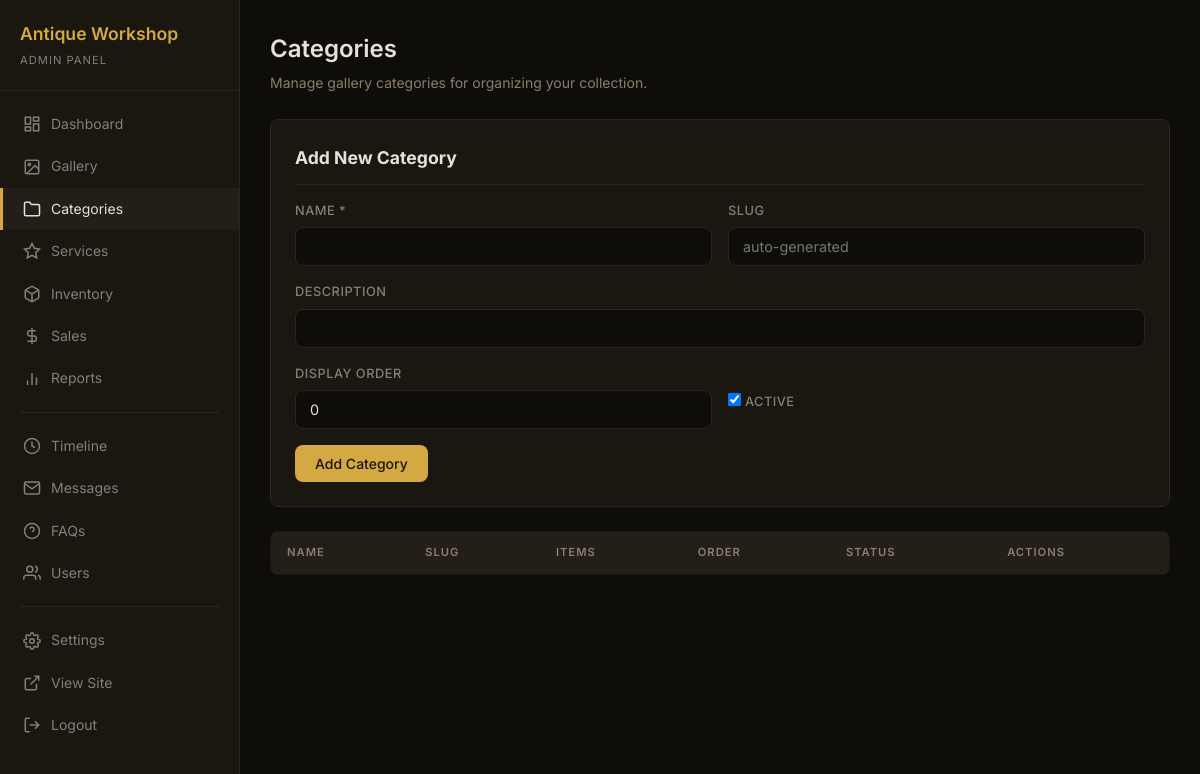
Before: /admin/categories.php (signed in) with the older database file.
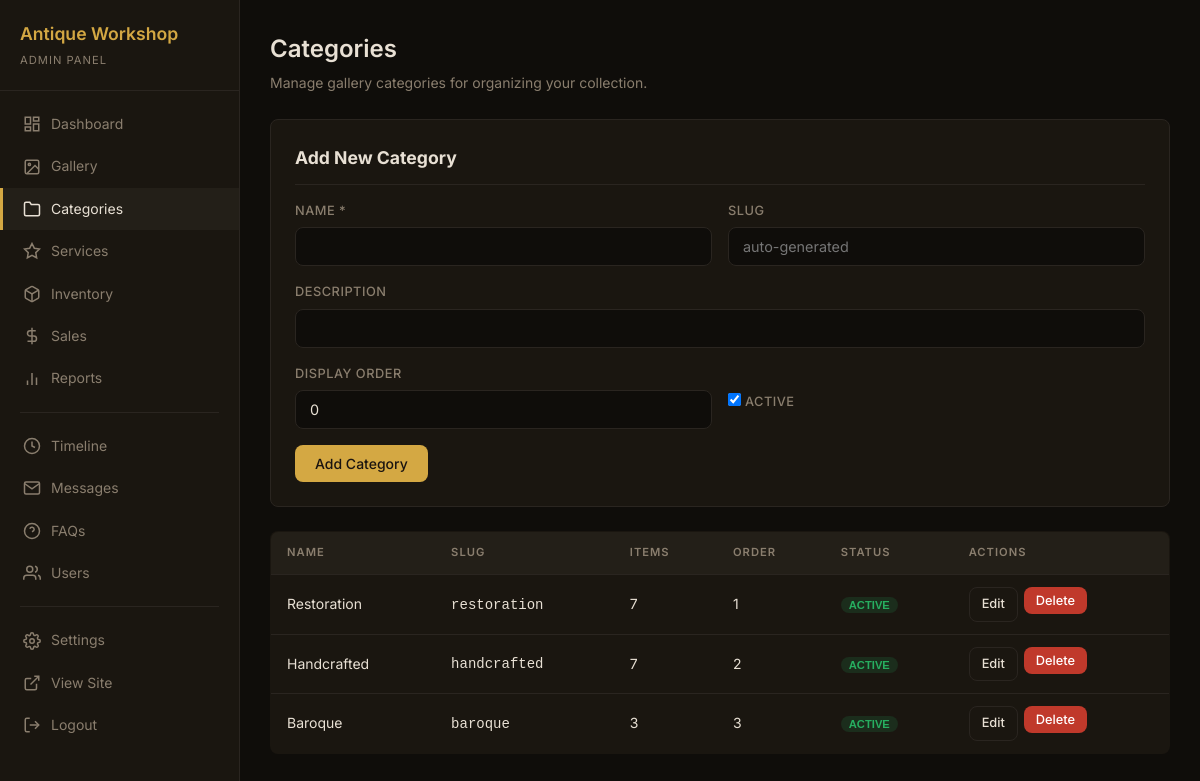
After: the same page with the newer database file.
### tables this page shows
CREATE TABLE IF NOT EXISTS `categories` (
    `id` INT AUTO_INCREMENT PRIMARY KEY,
    `name` VARCHAR(100) NOT NULL,
    `slug` VARCHAR(100) NOT NULL UNIQUE,
    `description` VARCHAR(255) DEFAULT '',
    `display_order` INT NOT NULL DEFAULT 0,
    `is_active` TINYINT(1) NOT NULL DEFAULT 1,
    `created_at` DATETIME DEFAULT CURRENT_TIMESTAMP
);

### admin/categories.php (the view, shortened to what this page needs)
<?php
$current_admin_page = 'categories';
$db = getDB();
$edit_item = null;
$categories = $db->query("SELECT c.*, (SELECT COUNT(*) FROM gallery_items g WHERE g.category = c.slug) as item_count FROM categories c ORDER BY display_order ASC")->fetchAll();
?>
<!DOCTYPE html>
<html lang="en">
<head>
    <link rel="stylesheet" href="style.css">
</head>
<body>
    <div class="admin-layout">
        <?php require_once 'includes/sidebar.php'; ?>
        <main class="admin-main">
            <div class="page-header">
                <h1>Categories</h1>
                <p>Manage gallery categories for organizing your collection.</p>
            </div>
            <div class="form-card">
                <h2><?php echo $edit_item ? 'Edit Category' : 'Add New Category'; ?></h2>
                <form method="POST" action="categories.php">
                    <div class="form-row">
                        <div class="form-group">
                            <label for="name">Name *</label>
                            <input type="text" class="form-control" id="name" name="name" value="<?php echo htmlspecialchars($edit_item['name'] ?? ''); ?>" required>
                        </div>
                        <div class="form-group">
                            <label for="slug">Slug</label>
                            <input type="text" class="form-control" id="slug" name="slug" value="<?php echo htmlspecialchars($edit_item['slug'] ?? ''); ?>" placeholder="auto-generated">
                        </div>
                    </div>
                    <div class="form-group">
                        <label for="description">Description</label>
                        <input type="text" class="form-control" id="description" name="description" value="<?php echo htmlspecialchars($edit_item['description'] ?? ''); ?>">
                    </div>
                    <div class="form-row">
                        <div class="form-group">
                            <label for="display_order">Display Order</label>
                            <input type="number" class="form-control" id="display_order" name="display_order" value="<?php echo $edit_item['display_order'] ?? 0; ?>">
                        </div>
                        <div class="form-group" style="padding-top: 28px;">
                            <label><input type="checkbox" name="is_active" <?php if ($edit_item['is_active'] ?? true) echo 'checked'; ?>> Active</label>
                        </div>
                    </div>
                    <div style="display: flex; gap: 8px;">
                        <button type="submit" class="btn btn-primary"><?php echo $edit_item ? 'Update' : 'Add Category'; ?></button>
                    </div>
                </form>
            </div>
            <table class="data-table">
                <thead>
                    <tr>
                        <th>Name</th>
                        <th>Slug</th>
                        <th>Items</th>
                        <th>Order</th>
                        <th>Status</th>
                        <th>Actions</th>
                    </tr>
                </thead>
                <tbody>
                    <?php foreach ($categories as $cat): ?>
                    <tr>
                        <td><?php echo htmlspecialchars($cat['name']); ?></td>
                        <td><code><?php echo htmlspecialchars($cat['slug']); ?></code></td>
                        <td><?php echo $cat['item_count']; ?></td>
                        <td><?php echo $cat['display_order']; ?></td>
                        <td>
                            <form method="POST" action="categories.php" style="display:inline;">
                                <button type="submit" class="badge <?php echo $cat['is_active'] ? 'badge-featured' : 'badge-read'; ?>" style="cursor:pointer;border:none;">
                                    <?php echo $cat['is_active'] ? 'Active' : 'Inactive'; ?>
                                </button>
                            </form>
                        </td>
                        <td>
                            <div class="actions">
                                <a href="categories.php?edit=<?php echo $cat['id']; ?>" class="btn btn-outline btn-sm">Edit</a>
                                <form method="POST" action="categories.php" style="display:inline;" onsubmit="return confirm('Delete this category?')">
                                    <button type="submit" class="btn btn-danger btn-sm">Delete</button>
                                </form>
                            </div>
                        </td>
                    </tr>
                    <?php endforeach; ?>
                </tbody>
            </table>
        </main>
    </div>
</body>
</html>

### admin/includes/sidebar.php (shortened to what this page needs)
<?php
$current_admin_page = $current_admin_page ?? 'dashboard';
?>
    <aside class="admin-sidebar">
        <div class="logo">
            <a href="dashboard.php">Antique Workshop</a>
            <small>Admin Panel</small>
        </div>
        <nav class="sidebar-nav">
            <a href="dashboard.php"<?php if ($current_admin_page === 'dashboard') echo ' class="active"'; ?>>
                <svg viewBox="0 0 24 24"><rect x="3" y="3" width="7" height="9"/><rect x="14" y="3" width="7" height="5"/><rect x="14" y="12" width="7" height="9"/><rect x="3" y="16" width="7" height="5"/></svg>
                <span>Dashboard</span>
            </a>
            <a href="gallery.php"<?php if ($current_admin_page === 'gallery') echo ' class="active"'; ?>>
                <svg viewBox="0 0 24 24"><rect x="3" y="3" width="18" height="18" rx="2"/><circle cx="8.5" cy="8.5" r="1.5"/><polyline points="21 15 16 10 5 21"/></svg>
                <span>Gallery</span>
            </a>
            <a href="categories.php"<?php if ($current_admin_page === 'categories') echo ' class="active"'; ?>>
                <svg viewBox="0 0 24 24"><path d="M22 19a2 2 0 01-2 2H4a2 2 0 01-2-2V5a2 2 0 012-2h5l2 3h9a2 2 0 012 2z"/></svg>
                <span>Categories</span>
            </a>
            <a href="services.php"<?php if ($current_admin_page === 'services') echo ' class="active"'; ?>>
                <svg viewBox="0 0 24 24"><polygon points="12 2 15.09 8.26 22 9.27 17 14.14 18.18 21.02 12 17.77 5.82 21.02 7 14.14 2 9.27 8.91 8.26 12 2"/></svg>
                <span>Services</span>
            </a>
            <a href="inventory.php"<?php if ($current_admin_page === 'inventory') echo ' class="active"'; ?>>
                <svg viewBox="0 0 24 24"><path d="M21 16V8a2 2 0 00-1-1.73l-7-4a2 2 0 00-2 0l-7 4A2 2 0 003 8v8a2 2 0 001 1.73l7 4a2 2 0 002 0l7-4A2 2 0 0021 16z"/><polyline points="3.27 6.96 12 12.01 20.73 6.96"/><line x1="12" y1="22.08" x2="12" y2="12"/></svg>
                <span>Inventory</span>
            </a>
            <a href="transactions.php"<?php if ($current_admin_page === 'transactions') echo ' class="active"'; ?>>
                <svg viewBox="0 0 24 24"><line x1="12" y1="1" x2="12" y2="23"/><path d="M17 5H9.5a3.5 3.5 0 000 7h5a3.5 3.5 0 010 7H6"/></svg>
                <span>Sales</span>
            </a>
            <a href="reports.php"<?php if ($current_admin_page === 'reports') echo ' class="active"'; ?>>
                <svg viewBox="0 0 24 24"><line x1="18" y1="20" x2="18" y2="10"/><line x1="12" y1="20" x2="12" y2="4"/><line x1="6" y1="20" x2="6" y2="14"/></svg>
                <span>Reports</span>
            </a>
            <div class="divider"></div>
            <a href="timeline.php"<?php if ($current_admin_page === 'timeline') echo ' class="active"'; ?>>
                <svg viewBox="0 0 24 24"><circle cx="12" cy="12" r="10"/><polyline points="12 6 12 12 16 14"/></svg>
                <span>Timeline</span>
            </a>
            <a href="messages.php"<?php if ($current_admin_page === 'messages') echo ' class="active"'; ?>>
                <svg viewBox="0 0 24 24"><path d="M4 4h16c1.1 0 2 .9 2 2v12c0 1.1-.9 2-2 2H4c-1.1 0-2-.9-2-2V6c0-1.1.9-2 2-2z"/><polyline points="22,6 12,13 2,6"/></svg>
                <span>Messages</span>
            </a>
            <a href="faqs.php"<?php if ($current_admin_page === 'faqs') echo ' class="active"'; ?>>
                <svg viewBox="0 0 24 24"><circle cx="12" cy="12" r="10"/><path d="M9.09 9a3 3 0 015.83 1c0 2-3 3-3 3"/><line x1="12" y1="17" x2="12.01" y2="17"/></svg>
                <span>FAQs</span>
            </a>
            <a href="users.php"<?php if ($current_admin_page === 'users') echo ' class="active"'; ?>>
                <svg viewBox="0 0 24 24"><path d="M17 21v-2a4 4 0 00-4-4H5a4 4 0 00-4 4v2"/><circle cx="9" cy="7" r="4"/><path d="M23 21v-2a4 4 0 00-3-3.87"/><path d="M16 3.13a4 4 0 010 7.75"/></svg>
                <span>Users</span>
            </a>
            <div class="divider"></div>
            <a href="settings.php"<?php if ($current_admin_page === 'settings') echo ' class="active"'; ?>>
                <span>Settings</span>
            </a>
            <a href="../index.php">
                <svg viewBox="0 0 24 24"><path d="M18 13v6a2 2 0 01-2 2H5a2 2 0 01-2-2V8a2 2 0 012-2h6"/><polyline points="15 3 21 3 21 9"/><line x1="10" y1="14" x2="21" y2="3"/></svg>
                <span>View Site</span>
            </a>
            <a href="logout.php">
                <svg viewBox="0 0 24 24"><path d="M9 21H5a2 2 0 01-2-2V5a2 2 0 012-2h4"/><polyline points="16 17 21 12 16 7"/><line x1="21" y1="12" x2="9" y2="12"/></svg>
                <span>Logout</span>
            </a>
        </nav>
    </aside>

### admin/style.css (style rules this page uses)
:root { --admin-bg: #0f0d0a; --admin-surface: #1a1610; --admin-surface-hover: #231f18; --admin-border: #2a2520; --admin-text: #e8e0d4; --admin-text-muted: #8a7e6e; --admin-accent: #d4a843; --admin-accent-hover: #e0b84f; --admin-danger: #c0392b; --admin-danger-hover: #e74c3c; --admin-success: #27ae60; --admin-radius: 8px; }
* { margin: 0; padding: 0; box-sizing: border-box; }
body { font-family: 'Inter', -apple-system, BlinkMacSystemFont, sans-serif; background: var(--admin-bg); color: var(--admin-text); line-height: 1.6; min-height: 100vh; }
a { color: var(--admin-accent); text-decoration: none; }
.admin-layout { display: flex; min-height: 100vh; }
.admin-sidebar { width: 240px; background: var(--admin-surface); border-right: 1px solid var(--admin-border); padding: 20px 0; position: fixed; height: 100vh; overflow-y: auto; }
.admin-sidebar .logo { padding: 0 20px 20px; border-bottom: 1px solid var(--admin-border); margin-bottom: 12px; }
.admin-sidebar .logo a { font-size: 1.1rem; font-weight: 600; color: var(--admin-accent); }
.admin-sidebar .logo small { display: block; font-size: 0.7rem; color: var(--admin-text-muted); text-transform: uppercase; letter-spacing: 1px; margin-top: 4px; }
.sidebar-nav a { display: flex; align-items: center; gap: 10px; padding: 10px 20px; color: var(--admin-text-muted); font-size: 0.875rem; transition: all 0.2s; border-left: 3px solid transparent; }
.sidebar-nav a:hover, .sidebar-nav a.active { color: var(--admin-text); background: var(--admin-surface-hover); border-left-color: var(--admin-accent); }
.sidebar-nav a svg { width: 18px; height: 18px; stroke: currentColor; fill: none; stroke-width: 2; flex-shrink: 0; }
.sidebar-nav .divider { height: 1px; background: var(--admin-border); margin: 12px 20px; }
.admin-main { flex: 1; margin-left: 240px; padding: 30px; }
.page-header { margin-bottom: 24px; }
.page-header h1 { font-size: 1.5rem; font-weight: 600; }
.page-header p { color: var(--admin-text-muted); font-size: 0.875rem; margin-top: 4px; }
.form-group { margin-bottom: 16px; }
.form-group label { display: block; font-size: 0.8rem; font-weight: 500; color: var(--admin-text-muted); margin-bottom: 6px; text-transform: uppercase; letter-spacing: 0.5px; }
.form-control { width: 100%; padding: 10px 14px; background: var(--admin-bg); border: 1px solid var(--admin-border); border-radius: var(--admin-radius); color: var(--admin-text); font-family: inherit; font-size: 0.9rem; transition: border-color 0.2s; }
.btn { display: inline-flex; align-items: center; gap: 6px; padding: 10px 20px; border: none; border-radius: var(--admin-radius); font-family: inherit; font-size: 0.875rem; font-weight: 500; cursor: pointer; transition: all 0.2s; }
.btn-primary { background: var(--admin-accent); color: #1a1410; }
.btn-danger { background: var(--admin-danger); color: white; }
.btn-outline { background: transparent; border: 1px solid var(--admin-border); color: var(--admin-text); }
.btn-sm { padding: 6px 12px; font-size: 0.8rem; }
.data-table { width: 100%; border-collapse: collapse; background: var(--admin-surface); border: 1px solid var(--admin-border); border-radius: var(--admin-radius); overflow: hidden; }
.data-table th, .data-table td { padding: 12px 16px; text-align: left; border-bottom: 1px solid var(--admin-border); font-size: 0.875rem; }
.data-table th { background: var(--admin-surface-hover); color: var(--admin-text-muted); font-weight: 600; text-transform: uppercase; font-size: 0.7rem; letter-spacing: 1px; }
.data-table tr:last-child td { border-bottom: none; }
.actions { display: flex; gap: 6px; }
.form-card { background: var(--admin-surface); border: 1px solid var(--admin-border); border-radius: var(--admin-radius); padding: 24px; margin-bottom: 24px; }
.form-card h2 { font-size: 1.1rem; margin-bottom: 16px; padding-bottom: 12px; border-bottom: 1px solid var(--admin-border); }
.form-row { display: grid; grid-template-columns: 1fr 1fr; gap: 16px; }
.badge { display: inline-block; padding: 2px 8px; border-radius: 10px; font-size: 0.7rem; font-weight: 600; text-transform: uppercase; }
.badge-featured { background: rgba(39, 174, 96, 0.15); color: var(--admin-success); }

Changed rows visible on the page:
added categories: name "Restoration", slug "restoration", item_count "7", display_order "1", is_active "ACTIVE"
added categories: name "Handcrafted", slug "handcrafted", item_count "7", display_order "2", is_active "ACTIVE"
added categories: name "Baroque", slug "baroque", item_count "3", display_order "3", is_active "ACTIVE"
